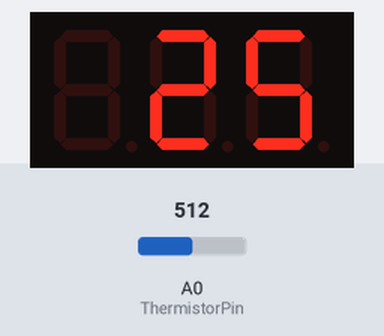
This sketch was run on a simulated Arduino Uno, built with avr-gcc and run on an emulated ATmega328P. Shown: 3-digit seven-segment display. Inputs (shaded band) come from the test bench; at power-on: A0 (ThermistorPin) = 512.

Above: at 1.2 s.
1.3 s: A0 (ThermistorPin) set to 245
At 1.7 s:
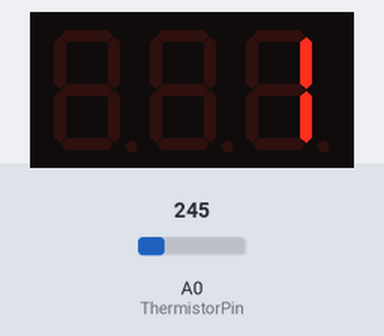
2.8 s: A0 (ThermistorPin) set to 222
At 4.0 s:
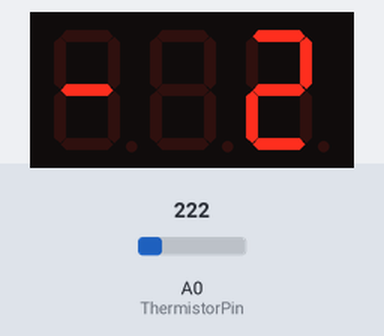
4.3 s: A0 (ThermistorPin) set to 0
At 5.2 s:
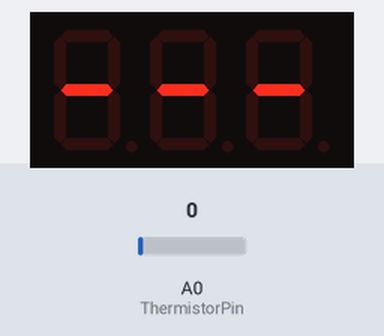
5.8 s: A0 (ThermistorPin) set to 511
At 6.4 s:
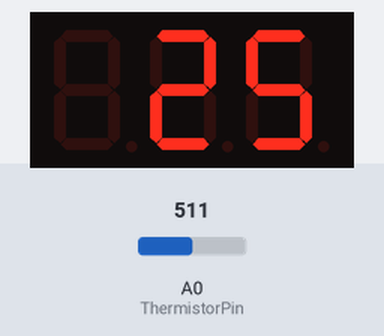
7.3 s: A0 (ThermistorPin) set to 1014
At 7.6 s:
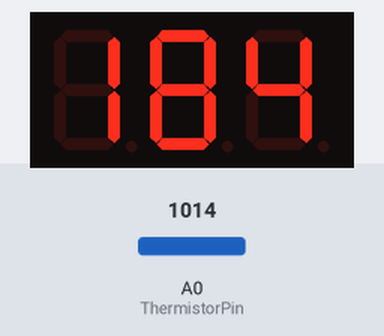
8.8 s: A0 (ThermistorPin) set to 1023
At 9.9 s:
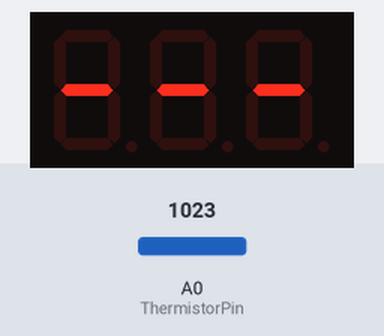
Timing chart, 0 to 11.3 s (numbered marks = the images above; inputs shaded):
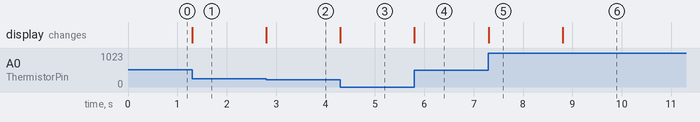

Measured:
- the behaviour switches between 234 and 233 on A0 (ThermistorPin) (found by bisection; images 1 and 2)
- the behaviour switches between 1022 and 1023 on A0 (ThermistorPin) (found by bisection; images 5 and 6)
- after the input at 1.3 s, the display: changes at once (image 1)
- after the input at 2.8 s, the display: changes at once (image 2)
- after the input at 4.3 s, the display: changes at once (image 3)
- after the input at 5.8 s, the display: changes at once (image 4)
- after the input at 7.3 s, the display: changes at once (image 5)
- after the input at 8.8 s, the display: changes at once (image 6)

The sketch:

bubble_temp.ino
```cpp
//Dylan Dickson December 2020

//Defining variables and importing libraries
#include "SevSeg.h"
SevSeg sevseg;
int ThermistorPin = A0;
int Vo;
float R1 = 10000; //Value of R1 on board
float logR2, R2, T;
float c1 = 0.001129148, c2 = 0.000234125, c3 = 0.0000000876741; //steinhart-hart coeficients for thermistor

void setup() {
  //Setting up the display
  byte numDigits = 3;
  byte digitPins[] = {A3, A4, A5};
  byte segmentPins[] = {3/*A*/, 5/*B*/, 8/*C*/, 7/*D*/, 6/*E*/, 2/*F*/, 4/*G*/, 9/*DEC*/}; // A,B,C,D,E,F,G,dec.
  bool resistorsOnSegments = true;
  sevseg.begin(COMMON_CATHODE, numDigits, digitPins, segmentPins);
  sevseg.setBrightness(100);
}

void loop() {
  //Reading values from the thermistor, converting them and writing to the display
  Vo = analogRead(ThermistorPin);
  R2 = R1 * (1023.0 / (float)Vo - 1.0); //Calculate resistance on thermistor
  logR2 = log(R2);
  T = (1.0 / (c1 + c2*logR2 + c3*logR2*logR2*logR2)); //Temperature in Kelvin
  T = T - 273; //Convert Kelvin to Celcius
 // T = (T * 9.0)/ 5.0 + 32.0; //convert Celcius to Farenheit (uncomment if you want to display Farenhiet instead)

  //Write the values to the display, and refresh it
  sevseg.setNumber(T);
  sevseg.refreshDisplay();
}
```
